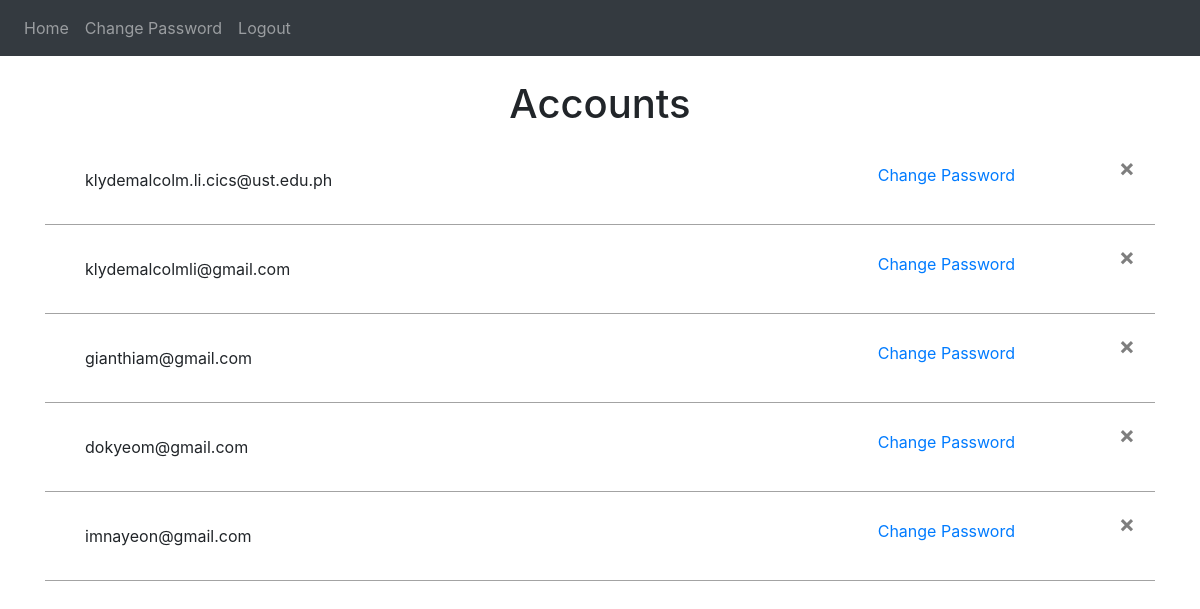
Screenshot of /accounts (signed in) with the database file from the repository.
### website/models.py (models this page shows)
class User(db.Model, UserMixin):
    id = db.Column(db.Integer, primary_key=True)
    email = db.Column(db.String(150), unique=True)
    password = db.Column(db.String(150))
    firstName = db.Column(db.String(150))

### website/views.py (the view)
@ views.route('/accounts', methods=['GET', 'POST'])
@ login_required
def accounts():
    if current_user.id > 3:
        return redirect(url_for('views.home'))
    if request.method == 'POST':
        session['changePasswordFor'] = request.form.get('changePasswordFor')
        return redirect(url_for('auth.changePasswordFor'))
    users = User.query.all()
    return render_template("accounts.html", user=current_user, users=users)

### website/__init__.py (called while the page is built)
def create_app():
    app = Flask(__name__)
    app.config['SECRET_KEY'] = 'holyshesh'
    app.config['SQLALCHEMY_DATABASE_URI'] = f'sqlite:///{DB_NAME}'
    db.init_app(app)
    from .views import views
    from .auth import auth
    app.register_blueprint(views, url_prefix='/')
    app.register_blueprint(auth, url_prefix='/')
    from .models import User
    with app.app_context():
        db.create_all()
    login_manager = LoginManager()
    login_manager.login_view = 'auth.login'
    login_manager.init_app(app)
    @login_manager.user_loader
    def load_user(id):
        return User.query.get(int(id))
    return app

### website/templates/accounts.html (shortened to what this page needs)
{% extends "base.html" %}
{% block content %}
<br/>
<h1 align="center">Accounts</h1>
    <ul class="list-group list-group-flush" id="notes">
            {% for fetchUser in users %}
                {% if fetchUser.id != user.id %}
                <div class="accounts" style="border-bottom: 1px solid rgb(163, 163, 163);">
                    <div style="width: 60%;">
                        <li class="list-group-item">
                            {{ fetchUser.email }}
                    </div>
                    <div style="width: 30%;">
                        <form method="POST" align="right">
                            <button type="submit" class="btn btn-link">Change Password</button>
                        </form>
                    </div>
                    <div style="width: 10%;">
                        <button type="button" class="close" onClick="deleteAcc({{ fetchUser.id }})">
                            <span aria-hidden="true">&times;</span>
                        </button>
                    </div>
                </div>
                {% endif %}
            {% endfor %}
    </ul>
{% endblock %}

### website/static/style.css (style rules this page uses)
.list-group-item { width: auto; }
.accounts { padding: 20px; display: flex; }

### rows the page displays
User: email "klydemalcolm.li.cics@ust.edu.ph"
User: email "klydemalcolmli@gmail.com"
User: email "gianthiam@gmail.com"
User: email "dokyeom@gmail.com"
User: email "imnayeon@gmail.com"
